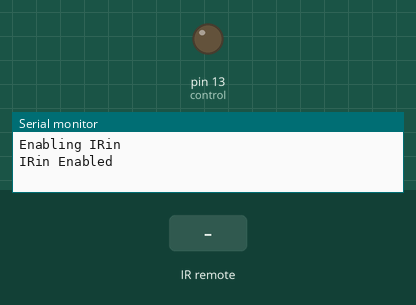
Bench run of a sketch on a simulated Arduino Uno, built with avr-gcc and run on an emulated ATmega328P. Shown: output pins drawn as LEDs (lit = HIGH), the last lines printed to the serial monitor. The test bench sets the inputs (shaded band).

Above: at 1.2 s.
1.3 s: infrared code 0x10031 received
At 1.7 s:
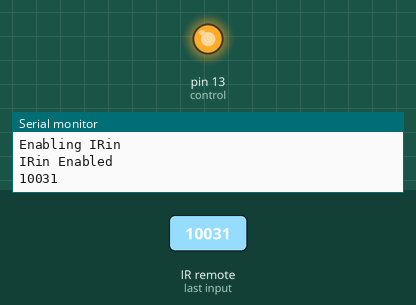
Timing chart, 0 to 4.3 s (numbered marks = the images above; inputs shaded):
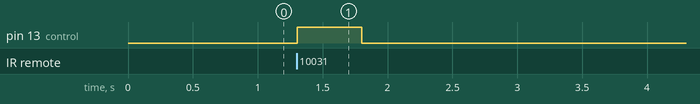

Measured:
- after the input at 1.3 s, pin 13 (control): LOW → HIGH at once, → LOW 0.50 s later

The sketch:

IR_Rele.ino
```cpp
#include <IRremote.h>

const char infra = 4;
const char control = 13;

IRrecv irrecv(infra);

decode_results results;

void setup()
{
  digitalWrite(control, LOW);
  pinMode(control, OUTPUT);
  Serial.begin(9600);
  Serial.println("Enabling IRin");
  irrecv.enableIRIn(); // Start the receiver
  Serial.println("IRin Enabled");
}

void loop() {
  if (irrecv.decode(&results)) {
    Serial.println(results.value, HEX);
    if(results.value == 0x10031 || results.value == 0x31){
      digitalWrite(control, HIGH); // Toggle
      delay(500);
      digitalWrite(control, LOW);
      delay(1000);
    }
    irrecv.resume(); // Receive the next value
  }
  delay(100);
}
```
